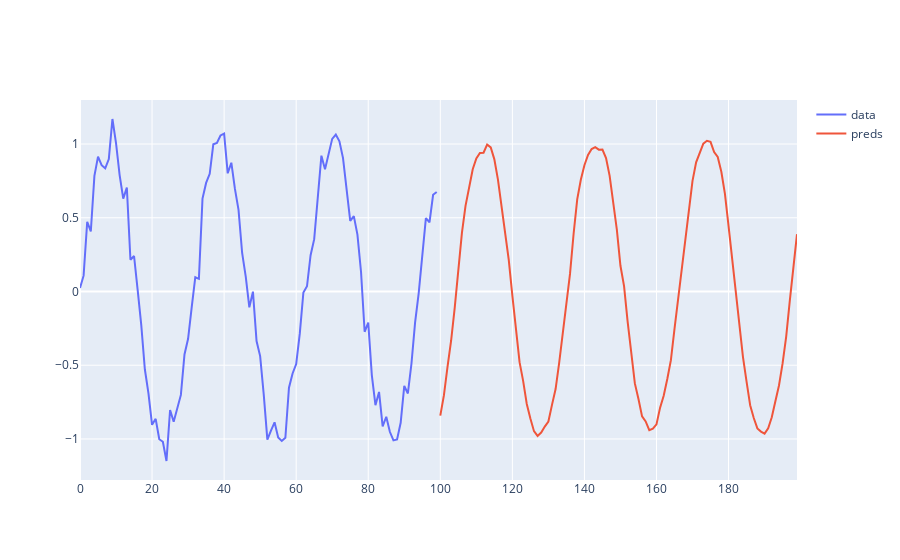

The code cell stored with this chart in its notebook:
### Code cell
from uni2ts.model.moirai2 import Moirai2Forecast, Moirai2Module
import numpy as np
data = (np.sin(np.linspace(0, 200, 1000)) + np.random.randn(1000) * 0.1).flatten()
model = Moirai2Forecast(
    module=Moirai2Module.from_pretrained("Salesforce/moirai-2.0-R-small"),
    prediction_length=100,
    context_length=1000,
    target_dim=1,
    feat_dynamic_real_dim=0,
    past_feat_dynamic_real_dim=0,
)
preds = model.predict(past_target=[data])[0][5]

from plotly import graph_objects as go
fig = go.Figure()
fig.add_trace(go.Scatter(x=np.arange(100), y=data, mode='lines', name='data'))
fig.add_trace(go.Scatter(x=np.arange(100, 200), y=preds, mode='lines', name='preds'))
fig.show()

### Figure 1 — Plotly figure (JSON) as saved in the notebook; plotly's stock layout.template omitted (floating-point values rounded to 4 significant figures; data arrays with more than 128 entries replaced by an {"elided": "..."} marker saying what was removed)
{"data": [{"mode": "lines", "name": "data", "type": "scatter", "x": [0, 1, 2, 3, 4, 5, 6, 7, 8, 9, 10, 11, 12, 13, 14, 15, 16, 17, 18, 19, 20, 21, 22, 23, 24, 25, 26, 27, 28, 29, 30, 31, 32, 33, 34, 35, 36, 37, 38, 39, 40, 41, 42, 43, 44, 45, 46, 47, 48, 49, 50, 51, 52, 53, 54, 55, 56, 57, 58, 59, 60, 61, 62, 63, 64, 65, 66, 67, 68, 69, 70, 71, 72, 73, 74, 75, 76, 77, 78, 79, 80, 81, 82, 83, 84, 85, 86, 87, 88, 89, 90, 91, 92, 93, 94, 95, 96, 97, 98, 99], "y": {"elided": "1000 float values"}}, {"mode": "lines", "name": "preds", "type": "scatter", "x": [100, 101, 102, 103, 104, 105, 106, 107, 108, 109, 110, 111, 112, 113, 114, 115, 116, 117, 118, 119, 120, 121, 122, 123, 124, 125, 126, 127, 128, 129, 130, 131, 132, 133, 134, 135, 136, 137, 138, 139, 140, 141, 142, 143, 144, 145, 146, 147, 148, 149, 150, 151, 152, 153, 154, 155, 156, 157, 158, 159, 160, 161, 162, 163, 164, 165, 166, 167, 168, 169, 170, 171, 172, 173, 174, 175, 176, 177, 178, 179, 180, 181, 182, 183, 184, 185, 186, 187, 188, 189, 190, 191, 192, 193, 194, 195, 196, 197, 198, 199], "y": [-0.8421, -0.705, -0.5115, -0.3341, -0.1113, 0.1513, 0.3977, 0.581, 0.703, 0.8288, 0.9029, 0.9392, 0.9413, 0.997, 0.9772, 0.8961, 0.7581, 0.586, 0.3883, 0.2139, -0.0285, -0.2448, -0.4795, -0.6075, -0.7631, -0.8607, -0.9473, -0.9797, -0.9568, -0.916, -0.8821, -0.7691, -0.6617, -0.4821, -0.2827, -0.05502, 0.119, 0.3917, 0.6248, 0.758, 0.8559, 0.9253, 0.9663, 0.9791, 0.9619, 0.9629, 0.9053, 0.7841, 0.6125, 0.419, 0.1743, 0.0361, -0.206, -0.4121, -0.6236, -0.7295, -0.847, -0.8811, -0.9408, -0.9296, -0.9012, -0.7879, -0.7067, -0.5937, -0.4658, -0.2534, -0.04427, 0.1411, 0.35, 0.5732, 0.7505, 0.8755, 0.9431, 1.003, 1.022, 1.015, 0.9459, 0.9119, 0.8117, 0.6616, 0.4444, 0.2117, -0.02078, -0.2154, -0.4432, -0.6113, -0.7713, -0.8583, -0.9286, -0.9502, -0.9636, -0.9277, -0.8529, -0.744, -0.6375, -0.4879, -0.3056, -0.06368, 0.1694, 0.389]}], "layout": {}}
